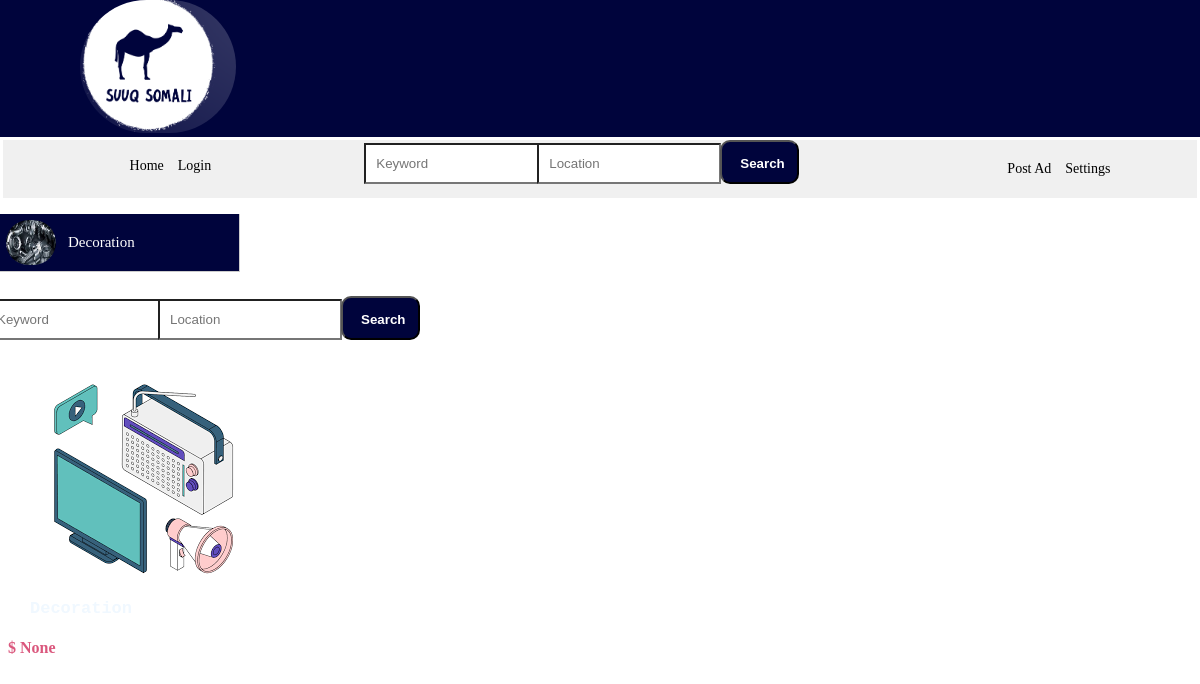
/categories/1/ (signed in), run on the app's committed database.
### base/models.py (models this page shows, shortened)
class Category(models.Model):
    name = models.CharField(max_length=100)
    parent_category = models.ForeignKey('self', null=True, blank=True, related_name='subcategories', on_delete=models.CASCADE)
    image = models.ImageField(upload_to='product_images')

class Product(models.Model):
    category = models.ForeignKey(Category, on_delete=models.CASCADE)
    advertiser = models.ForeignKey(User, on_delete=models.CASCADE)
    name = models.CharField(max_length=100)
    description = models.TextField()
    location = models.CharField(max_length=100)
    condition = models.CharField(max_length=100)
    price = models.IntegerField(null=True, blank=True)
    geartype = models.CharField(max_length=100, null=True, blank=True)
    motortype = models.CharField(max_length=100, null=True, blank=True)
    year = models.IntegerField(null=True, blank=True)
    color = models.CharField(max_length=50, null=True, blank=True)
    num_rooms = models.IntegerField(null=True, blank=True)
    num_baths = models.IntegerField(null=True, blank=True)
    updated = models.DateTimeField(auto_now=True)
    created = models.DateTimeField(auto_now_add=True)

class Image(models.Model):
    product = models.ForeignKey(Product, on_delete=models.CASCADE)
    image = models.ImageField(upload_to='product_images')

### base/views.py (the view)
# urls.py: path('categories/<int:category_id>/',views.product_list, name='product_list'),
def product_list(request, category_id):
    category = get_object_or_404(Category, pk=category_id)
    categories = Category.objects.all()
    products = Product.objects.filter(category=category)
    return render(request, 'base/product_list.html', {'categories': categories,'category': category, 'products': products})

### base/templates/base/product_list.html
{% extends 'main.html' %}
{% block content %}
{% include 'searchbar.html' %}
    <div class="product-list">
        {% for product in products %}
        <div class="image-container">
            <div class="img-card">
                <img src="{{ product.image_set.first.image.url }}" alt="{{ product.name }}">
            </div>
            <div class="details-advertismnt">
                <span class="header">
                    <h4>{{product.name}}</h4>
                </span>
                <span class="price">
                    <h4>$ {{product.price}}</h4>
                </span>
            </div>
    </div>
    {% endfor %}
    </div>
    {% endblock %}

### templates/searchbar.html
{% load static %}
<section class="advetisement-container">
    <div class="side-menu">
        <ul>
            {% for category in categories %}
            {% if not category.parent_category %}
            <li class="parent-category">
                <img class="icon" src="{{ category.image.url }}" alt="">
                {% if category.subcategories.all %}
                <span class="side-menu-item">{{ category.name }}</span>
                <ul class="subcategories">
                    {% for subcategory in category.subcategories.all %}
                    <li>
                        <li><a href="{% url 'product_list' subcategory.id %}">{{ subcategory.name }}</a></li>
                    {% endfor %}
                </ul>
                {% else %}
                <a href="{% url 'product_list' category.id %}" class="side-menu-item">{{ category.name }}</a>
                {% endif %}
            </li>
            {% endif %}
            {% endfor %}
        </ul>
    </div>
    <form method="GET" action="{% url 'search_products' %}">
<div class="search-panel-container">
<div class="search-panel">
    <input type="text" class="search-input" required name="keyword" placeholder="Keyword">
    <input type="text" class="search-input" require name="location" placeholder="Location">
    <button type="submit" class="search-button">Search</button>
</div>
</div>

### static/styles/style.css (style rules this page uses)
body { margin:0; background-color: #fff; }
.search-panel input { display: inline-block; width: 160px; height: 17px; padding: 10px; background-color: #fff; margin-left: -15px; }
.search-panel button { background-color: #00043C; margin-left: -5px; color: #fff; width: 79px; height: 44px; padding: 16px 18px; padding-top: 14px; }
.side-menu { grid-area: side-menu; background-color: #00043C; }
.side-menu { grid-area: side-menu; background-color: #00043C; width: 240px; color: #fff; font-family: Arial, sans-serif; }
.side-menu ul { padding: 0; }
.side-menu ul li { display: flex; align-items: center; margin-bottom: 24px; list-style-type: none; position: relative; padding: 6px; border-style: solid; border-width: 0px 1px 1px 0px; border-color: #cccccc; }
.side-menu a { color: #fff; font-size: 16px; text-decoration: none; list-style-type: none; margin: 12px; }
.parent-category a { text-decoration: none; font-size: 15px; font-family: 'Times New Roman', Times, serif; color: #fff; }
button { width: 130px; height: 50px; border-radius: 10px; font-weight: bolder; background-color: #2C3E5033; }
.product-list { list-style: none; padding: 0; margin:30px; width: 84%; }
.views, .price { font-size: 14px; color: #C70039A8; margin-left: 33px; font-size: 14px; }
.header h4, .categoryy h4, .other-details h4 { margin: 0; padding: 0; font-size: 17px; font-family: 'Courier New', Courier, monospace; color: aliceblue; display: inline; }
.price { color: #C70039A8; font-size: 16px; position: relative; right: 22px; }
.icon { width: 50px; height: 45px; background-position: -18px -9px; float: left; border-radius: 25px; }

### data on the page
Category: image (picture), name "Decoration"
Product: image_set.first.image (picture), price "None"
